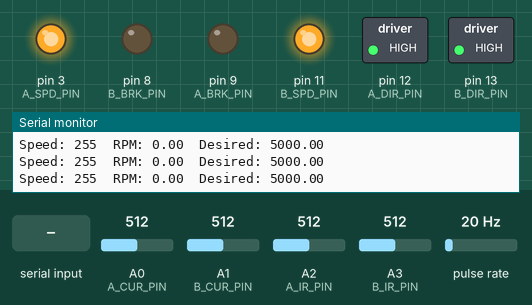
Simulated run of this sketch. Board: Arduino Uno, built with avr-gcc and run on an emulated ATmega328P. Parts: switched loads named in the sketch (green lamp = pin HIGH), output pins drawn as LEDs (lit = HIGH), the last lines printed to the serial monitor. Wiring (inferred from the names in the program): pulse sensor: data A2. The test bench sets the inputs (shaded band); at power-on: A0 (A_CUR_PIN) = 512, A1 (B_CUR_PIN) = 512, A2 (A_IR_PIN) = 512, A3 (B_IR_PIN) = 512, pulse rate 20 Hz.

Above: at 0.1 s.
At 1.2 s:
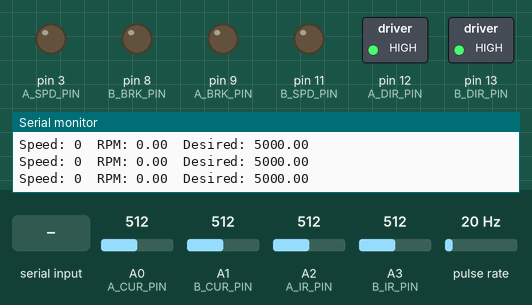
1.3 s: "90,45\n" received over Serial
Timing chart, 0 to 4.3 s (numbered marks = the images above; inputs shaded):
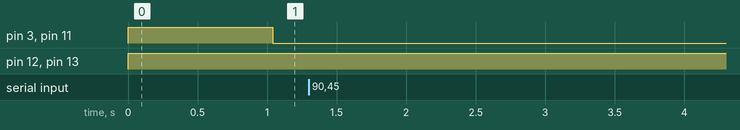

The sketch:

BallLauncher.ino
```cpp
  // Arduino Ball Launcher
  // Made by Ben Chapman-Kish, Andrew Seto, Jonathan Chan, and Allison Chow
  // For ECE Design Days (2017)

  // Motor A is right, motor B is left

  // definte pins used
  #define A_DIR_PIN 12
  #define B_DIR_PIN 13

  #define A_SPD_PIN 3
  #define B_SPD_PIN 11

  #define A_BRK_PIN 9
  #define B_BRK_PIN 8

  #define A_CUR_PIN 0
  #define B_CUR_PIN 1

  #define A_IR_PIN A2
  #define B_IR_PIN A3

  // ir refers to an infared sensor
  #define IR_THRES 300
  #define TIME_WAIT 1000

  int speed = 255;

  double desired_rpm = 5000;
  double rpm;

  double avgTime = 0;
  int IR_hist[5];

  #define MIN(a,b) (a < b ? a : b)
  #define MAX(a,b) (a > b ? a : b)

  int spins;
  unsigned long lastTime;


  // For ISR
  void pciSetup(byte pin)
  {
      *digitalPinToPCMSK(pin) |= bit (digitalPinToPCMSKbit(pin));  // enable pin
      PCIFR  |= bit (digitalPinToPCICRbit(pin)); // clear any outstanding interrupt
      PCICR  |= bit (digitalPinToPCICRbit(pin)); // enable interrupt for the group
  }

  // Initialization
  void setup() {

    Serial.begin(9600); // serial initialization
    while (! Serial);

    pinMode(A_DIR_PIN, OUTPUT); // pin setup
    pinMode(A_BRK_PIN, OUTPUT);

    pinMode(B_DIR_PIN, OUTPUT);
    pinMode(B_BRK_PIN, OUTPUT);

    lastTime = millis();
    spins = 0;

    pciSetup(A_IR_PIN);

  }

  void loop(){

    // start motors up
    digitalWrite(A_DIR_PIN, HIGH);
    digitalWrite(A_BRK_PIN, LOW);
    analogWrite(A_SPD_PIN, speed);

    digitalWrite(B_DIR_PIN, HIGH);
    digitalWrite(B_BRK_PIN, LOW);
    analogWrite(B_SPD_PIN, speed);

    // obtain electric current readings
    int current1 = analogRead(A_CUR_PIN);
    int current2 = analogRead(B_CUR_PIN);

    // obtain infared sensor readings
    int ir1 = analogRead(A_IR_PIN);
    int ir2 = analogRead(B_IR_PIN);

  //  Serial.print("IR A: ");
  //  Serial.println(ir1);

  //  Serial.print("IR B: ");
  //  Serial.println(ir2);

  //  int c1 = map(current1, 0, 676, 0, 2000);
  //  int c2 = map(current2, 0, 676, 0, 2000);

  //  Serial.print("current1 = ");
  //  Serial.print(c1);
  //  Serial.print(" mA \n");

  //  Serial.print("current2 = ");
  //  Serial.print(c2);
  //  Serial.print(" mA \n");


    unsigned long curTime = millis();
    unsigned long elapsed = curTime - lastTime;

    // after a period of time has passed, we calculate the RPM
    // of the motors
    if (elapsed > TIME_WAIT) {
      lastTime = curTime;
      // add time is called to add elapsed time to history to obtain new avgTime
      addTime(elapsed);
      rpm = 60 * spins / (avgTime / 1000);

      spins = 0; // number of spins is reset

      // based on our calculated rpm and desired rpm
      // adjust the speed of the motor
      if (abs(rpm - desired_rpm) > 1000) {
        speed *= desired_rpm / rpm;
      }
      else if (rpm > desired_rpm && speed > 0) {
        speed -= 1;
      }
      else if (rpm < desired_rpm && speed < 255) {
        speed += 1;
      }

      speed = MIN(MAX(0, speed), 255);
    }

    // obtain desired rpm from serial monitor
    if (Serial.available() > 0) {
      desired_rpm = Serial.parseInt();
    }

    // write the new speed to arduino
    analogWrite(A_SPD_PIN, speed);
    analogWrite(B_SPD_PIN, speed);

    // display details on serial monitor
    Serial.print("Speed: ");
    Serial.print(speed);

    Serial.print("  RPM: ");
    Serial.print(rpm);
    Serial.print("  Desired: ");
    Serial.println(desired_rpm);

  }

  void addTime(unsigned long time) {
    // shift array and add time
    for (int i=0; i<4; i++) {
      IR_hist[i+1] = IR_hist[i];
    }
    IR_hist[0] = time;

    // calculate average time over last 5 calls
    long sum = 0;
    for (int i=0; i<5; i++) {
      sum += IR_hist[i];
    }
    avgTime = (double)sum / 5;
  }

  ISR (PCINT1_vect) // handle pin change interrupt for A0 to A5 here
  {
       if(analogRead(A_IR_PIN) < 2){
          spins++;
       }
  }
```
